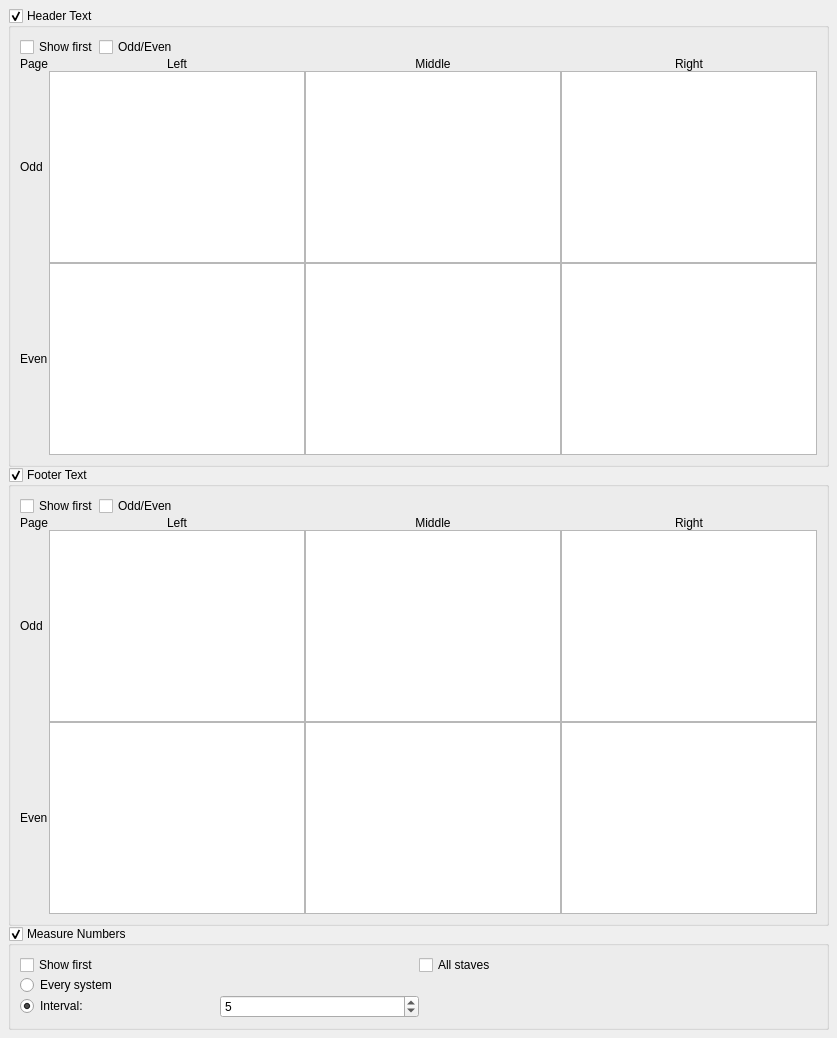
     <widget class="QWidget" name="Page3">
      <layout class="QGridLayout" name="gridLayout_10">
       <property name="leftMargin">
        <number>8</number>
       </property>
       <property name="topMargin">
        <number>8</number>
       </property>
       <property name="rightMargin">
        <number>8</number>
       </property>
       <property name="bottomMargin">
        <number>8</number>
       </property>
       <property name="spacing">
        <number>0</number>
       </property>
       <item row="0" column="0">
        <widget class="QGroupBox" name="showHeader">
         <property name="sizePolicy">
          <sizepolicy hsizetype="Preferred" vsizetype="Expanding">
           <horstretch>0</horstretch>
           <verstretch>0</verstretch>
          </sizepolicy>
         </property>
         <property name="title">
          <string>Header Text</string>
         </property>
         <property name="flat">
          <bool>false</bool>
         </property>
         <property name="checkable">
          <bool>true</bool>
         </property>
         <layout class="QVBoxLayout" name="verticalLayout_23">
          <property name="spacing">
           <number>0</number>
          </property>
          <item>
           <layout class="QHBoxLayout" name="horizontalLayout_4">
            <item>
             <widget class="QCheckBox" name="showHeaderFirstPage">
              <property name="toolTip">
               <string>Show header also on first page</string>
              </property>
              <property name="text">
               <string>Show first</string>
              </property>
             </widget>
            </item>
            <item>
             <widget class="QCheckBox" name="headerOddEven">
              <property name="toolTip">
               <string>Use odd/even page header</string>
              </property>
              <property name="text">
               <string>Odd/Even</string>
              </property>
             </widget>
            </item>
            <item>
             <spacer name="horizontalSpacer_4">
              <property name="orientation">
               <enum>Qt::Horizontal</enum>
              </property>
              <property name="sizeHint" stdset="0">
               <size>
                <width>40</width>
                <height>20</height>
               </size>
              </property>
             </spacer>
            </item>
           </layout>
          </item>
          <item>
           <layout class="QGridLayout" name="gridLayout_5">
            <item row="0" column="1">
             <widget class="QLabel" name="labelLeftHeader">
              <property name="text">
               <string>Left</string>
              </property>
              <property name="alignment">
               <set>Qt::AlignCenter</set>
              </property>
             </widget>
            </item>
            <item row="0" column="2">
             <widget class="QLabel" name="labelMiddleHeader">
              <property name="text">
               <string>Middle</string>
              </property>
              <property name="alignment">
               <set>Qt::AlignCenter</set>
              </property>
             </widget>
            </item>
            <item row="0" column="3">
             <widget class="QLabel" name="labelRightHeader">
              <property name="text">
               <string>Right</string>
              </property>
              <property name="alignment">
               <set>Qt::AlignCenter</set>
              </property>
             </widget>
            </item>
            <item row="1" column="0">
             <widget class="QLabel" name="labelOddHeader">
              <property name="text">
               <string>Odd</string>
              </property>
             </widget>
            </item>
            <item row="1" column="1">
             <widget class="QTextEdit" name="oddHeaderL">
              <property name="sizePolicy">
               <sizepolicy hsizetype="Expanding" vsizetype="Expanding">
                <horstretch>0</horstretch>
                <verstretch>0</verstretch>
               </sizepolicy>
              </property>
              <property name="minimumSize">
               <size>
                <width>0</width>
                <height>30</height>
               </size>
              </property>
              <property name="maximumSize">
               <size>
                <width>16777215</width>
                <height>16777215</height>
               </size>
              </property>
             </widget>
            </item>
            <item row="1" column="2">
             <widget class="QTextEdit" name="oddHeaderC">
              <property name="sizePolicy">
               <sizepolicy hsizetype="Expanding" vsizetype="Expanding">
                <horstretch>0</horstretch>
                <verstretch>0</verstretch>
               </sizepolicy>
              </property>
              <property name="minimumSize">
               <size>
                <width>0</width>
                <height>30</height>
               </size>
              </property>
              <property name="maximumSize">
               <size>
                <width>16777215</width>
                <height>16777215</height>
               </size>
              </property>
             </widget>
            </item>
            <item row="1" column="3">
             <widget class="QTextEdit" name="oddHeaderR">
              <property name="sizePolicy">
               <sizepolicy hsizetype="Expanding" vsizetype="Expanding">
                <horstretch>0</horstretch>
                <verstretch>0</verstretch>
               </sizepolicy>
              </property>
              <property name="minimumSize">
               <size>
                <width>0</width>
                <height>30</height>
               </size>
              </property>
              <property name="maximumSize">
               <size>
                <width>16777215</width>
                <height>16777215</height>
               </size>
              </property>
             </widget>
            </item>
            <item row="2" column="1">
             <widget class="QTextEdit" name="evenHeaderL">
              <property name="minimumSize">
               <size>
                <width>0</width>
                <height>30</height>
               </size>
              </property>
              <property name="maximumSize">
               <size>
                <width>16777215</width>
                <height>16777215</height>
               </size>
              </property>
             </widget>
            </item>
            <item row="2" column="0">
             <widget class="QLabel" name="labelEvenHeader">
              <property name="text">
               <string>Even</string>
              </property>
             </widget>
            </item>
            <item row="2" column="2">
             <widget class="QTextEdit" name="evenHeaderC">
              <property name="minimumSize">
               <size>
                <width>0</width>
                <height>30</height>
               </size>
              </property>
              <property name="maximumSize">
               <size>
                <width>16777215</width>
                <height>16777215</height>
               </size>
              </property>
             </widget>
            </item>
            <item row="2" column="3">
             <widget class="QTextEdit" name="evenHeaderR">
              <property name="minimumSize">
               <size>
                <width>0</width>
                <height>30</height>
               </size>
              </property>
              <property name="maximumSize">
               <size>
                <width>16777215</width>
                <height>16777215</height>
               </size>
              </property>
             </widget>
            </item>
            <item row="0" column="0">
             <widget class="QLabel" name="labelPageHeader">
              <property name="text">
               <string>Page</string>
              </property>
             </widget>
            </item>
           </layout>
          </item>
         </layout>
        </widget>
       </item>
       <item row="1" column="0">
        <widget class="QGroupBox" name="showFooter">
         <property name="sizePolicy">
          <sizepolicy hsizetype="Preferred" vsizetype="Expanding">
           <horstretch>0</horstretch>
           <verstretch>0</verstretch>
          </sizepolicy>
         </property>
         <property name="title">
          <string>Footer Text</string>
         </property>
         <property name="flat">
          <bool>false</bool>
         </property>
         <property name="checkable">
          <bool>true</bool>
         </property>
         <layout class="QVBoxLayout" name="verticalLayout_22">
          <property name="spacing">
           <number>0</number>
          </property>
          <item>
           <layout class="QHBoxLayout" name="horizontalLayout_2">
            <item>
             <widget class="QCheckBox" name="showFooterFirstPage">
              <property name="toolTip">
               <string>Show footer also on first page</string>
              </property>
              <property name="text">
               <string>Show first</string>
              </property>
             </widget>
            </item>
            <item>
             <widget class="QCheckBox" name="footerOddEven">
              <property name="toolTip">
               <string>Use odd/even page footer</string>
              </property>
              <property name="text">
               <string>Odd/Even</string>
              </property>
             </widget>
            </item>
            <item>
             <spacer name="horizontalSpacer_3">
              <property name="orientation">
               <enum>Qt::Horizontal</enum>
              </property>
              <property name="sizeHint" stdset="0">
               <size>
                <width>40</width>
                <height>20</height>
               </size>
              </property>
             </spacer>
            </item>
           </layout>
          </item>
          <item>
           <layout class="QGridLayout" name="gridLayout_6">
            <item row="1" column="0">
             <widget class="QLabel" name="labelOddFooter">
              <property name="text">
               <string>Odd</string>
              </property>
             </widget>
            </item>
            <item row="1" column="1">
             <widget class="QTextEdit" name="oddFooterL">
              <property name="minimumSize">
               <size>
                <width>0</width>
                <height>30</height>
               </size>
              </property>
             </widget>
            </item>
            <item row="0" column="2">
             <widget class="QLabel" name="labelMiddleFooter">
              <property name="text">
               <string>Middle</string>
              </property>
              <property name="alignment">
               <set>Qt::AlignCenter</set>
              </property>
             </widget>
            </item>
            <item row="1" column="2">
             <widget class="QTextEdit" name="oddFooterC">
              <property name="minimumSize">
               <size>
                <width>0</width>
                <height>30</height>
               </size>
              </property>
             </widget>
            </item>
            <item row="2" column="1">
             <widget class="QTextEdit" name="evenFooterL">
              <property name="minimumSize">
               <size>
                <width>0</width>
                <height>30</height>
               </size>
              </property>
             </widget>
            </item>
            <item row="2" column="0">
             <widget class="QLabel" name="labelEvenFooter">
              <property name="text">
               <string>Even</string>
              </property>
             </widget>
            </item>
            <item row="0" column="1">
             <widget class="QLabel" name="labelLeftFooter">
              <property name="sizePolicy">
               <sizepolicy hsizetype="Preferred" vsizetype="Preferred">
                <horstretch>0</horstretch>
                <verstretch>0</verstretch>
               </sizepolicy>
              </property>
              <property name="text">
               <string>Left</string>
              </property>
              <property name="alignment">
               <set>Qt::AlignCenter</set>
              </property>
             </widget>
            </item>
            <item row="2" column="2">
             <widget class="QTextEdit" name="evenFooterC">
              <property name="minimumSize">
               <size>
                <width>0</width>
                <height>30</height>
               </size>
              </property>
             </widget>
            </item>
            <item row="2" column="3">
             <widget class="QTextEdit" name="evenFooterR">
              <property name="minimumSize">
               <size>
                <width>0</width>
                <height>30</height>
               </size>
              </property>
             </widget>
            </item>
            <item row="1" column="3">
             <widget class="QTextEdit" name="oddFooterR">
              <property name="minimumSize">
               <size>
                <width>0</width>
                <height>30</height>
               </size>
              </property>
             </widget>
            </item>
            <item row="0" column="0">
             <widget class="QLabel" name="labelPageFooter">
              <property name="text">
               <string>Page</string>
              </property>
             </widget>
            </item>
            <item row="0" column="3">
             <widget class="QLabel" name="labelRightFooter">
              <property name="text">
               <string>Right</string>
              </property>
              <property name="alignment">
               <set>Qt::AlignCenter</set>
              </property>
             </widget>
            </item>
           </layout>
          </item>
         </layout>
        </widget>
       </item>
       <item row="3" column="0">
        <widget class="QGroupBox" name="showMeasureNumber">
         <property name="title">
          <string>Measure Numbers</string>
         </property>
         <property name="flat">
          <bool>false</bool>
         </property>
         <property name="checkable">
          <bool>true</bool>
         </property>
         <property name="checked">
          <bool>true</bool>
         </property>
         <layout class="QGridLayout">
          <property name="spacing">
           <number>0</number>
          </property>
          <item row="0" column="0">
           <widget class="QCheckBox" name="showFirstMeasureNumber">
            <property name="text">
             <string>Show first</string>
            </property>
           </widget>
          </item>
          <item row="0" column="1">
           <widget class="QCheckBox" name="showAllStaffsMeasureNumber">
            <property name="text">
             <string>All staves</string>
            </property>
           </widget>
          </item>
          <item row="1" column="0">
           <widget class="QRadioButton" name="showEverySystemMeasureNumber">
            <property name="text">
             <string>Every system</string>
            </property>
           </widget>
          </item>
          <item row="2" column="0">
           <layout class="QHBoxLayout" name="horizontalLayout_8">
            <item>
             <widget class="QRadioButton" name="showIntervalMeasureNumber">
              <property name="text">
               <string>Interval:</string>
              </property>
              <property name="checked">
               <bool>true</bool>
              </property>
             </widget>
            </item>
            <item>
             <widget class="QSpinBox" name="intervalMeasureNumber">
              <property name="minimum">
               <number>1</number>
              </property>
              <property name="value">
               <number>5</number>
              </property>
             </widget>
            </item>
           </layout>
          </item>
         </layout>
        </widget>
       </item>
      </layout>
     </widget>
